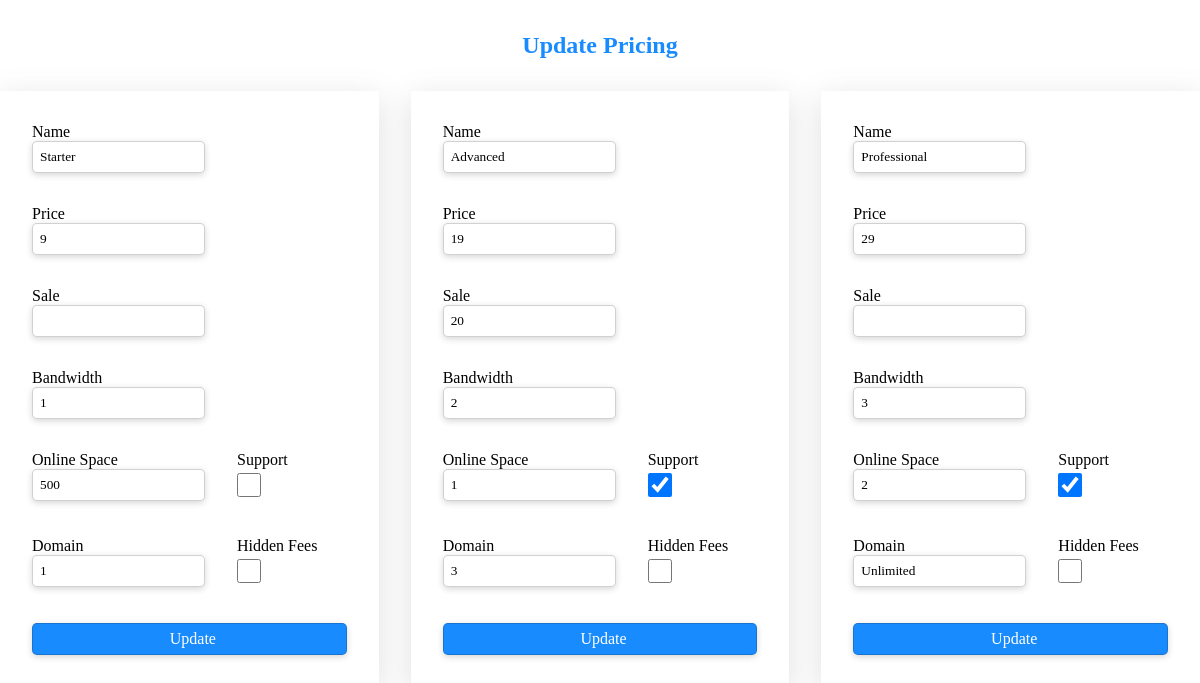
The page /paneladmin.php on the database its author committed.
### tables this page shows
CREATE TABLE IF NOT EXISTS `pricing` (
  `id_pricing` int(11) NOT NULL,
  `name` varchar(25) NOT NULL,
  `price` int(11) NOT NULL,
  `sale` int(11) DEFAULT NULL,
  `bandwidth` int(11) NOT NULL DEFAULT '0',
  `onlineSpace` int(11) NOT NULL,
  `support` tinyint(4) NOT NULL DEFAULT '0',
  `domain` varchar(50) NOT NULL DEFAULT '0',
  `hiddenFees` tinyint(4) NOT NULL DEFAULT '0',
  PRIMARY KEY (`id_pricing`)
);

### db-functions.php (called while the page is built, shortened)
<?php
function dbConnect()
{
    try {
        $db = new PDO('mysql:host=localhost;dbname=forfaits;charset=utf8', 'root', '');
    } catch (PDOException $e) {
        print "Erreur !: " . $e->getMessage() . "<br/>";
        die();
    }
    return $db;
}
$db = dbConnect();
$sql =
    "SELECT *
     FROM pricing
     LIMIT 3";
$pricingStatement = $db->prepare($sql);
$pricingStatement->execute();
$pricings = $pricingStatement->fetchAll();
?>

### paneladmin.php (the view, shortened to what this page needs)
<?php
require_once 'db-functions.php';
?>
<!DOCTYPE html>
<html lang="en">
<head>
    <link rel="stylesheet" href="css/paneladmin.css">
</head>
<body>
    <h2>Update Pricing</h2>
    <div id="price_update_cards">
        <?php
        foreach ($pricings as $pricing) {
        ?>
        <div class="price_update_card">
            <form action="functions.php?action=update&id='<?=$pricing['id_pricing']?>'" method="POST" enctype="multipart/form-data" autocomplete="off">
                <label>
                    <p>Name</p>
                    <input type="text" name="name" value= <?= $pricing['name'] ?> required >
                </label>
                <label>
                    <p>Price</p>
                    <input type="number" name="price" value= <?= $pricing['price'] ?> required >
                </label>
                <label>
                    <p>Sale</p>
                    <input type="number" name="sale" value= <?= $pricing['sale'] ?> required >
                </label>
                <label>
                    <p>Bandwidth</p>
                    <input type="number" name="bandwidth" value= <?= $pricing['bandwidth'] ?> required >
                </label>
                <label>
                    <p>Online Space</p>
                    <input type="number" name="onlineSpace" value= <?= $pricing['onlineSpace'] ?> required >
                </label>
                <label>
                    <p>Support</p>
                    <input type="checkbox" name="support" <?php if ($pricing['support'] == 1) {echo "checked";} ?> >
                </label>
                <label>
                    <p>Domain</p>
                    <input type="text" name="domain" value= <?= $pricing['domain'] ?> required >
                </label>
                <label>
                    <p>Hidden Fees</p>
                    <input type="checkbox" name="hiddenFees" <?php if ($pricing['hiddenFees'] == 1) {echo "checked";} ?> >
                </label>
                <label name="submit">
                    <input type="submit" value="Update">
                </label>
            </form>
        </div>
        <?php }
        ?>
    </div>
</body>
</html>

### CSS/paneladmin.css (style rules this page uses)
* { font-family: Poppins; box-sizing: border-box; margin: 0; padding: 0; }
h2 { text-align: center; color:#188bfe; margin:2rem; }
#price_update_cards { display: flex; margin: auto; gap: 2rem; justify-content: center; }
.price_update_card form { box-shadow: rgba(100, 100, 111, 0.2) 0px 7px 29px 0px; display: flex; flex-wrap: wrap; max-width: 450px; gap: 2rem; padding:2rem; }
.price_update_card input { outline: none; height: 2rem; padding-left: 7px; border-radius: 5px; border: 1px solid rgb(25, 25, 25, 0.2); box-shadow: rgba(50, 50, 50, 0.2) 0px 2px 6px 0px; transition: .4s; }
.price_update_card input[type=checkbox] { width:1.5rem; box-shadow:none; cursor: pointer; }
.price_update_card label:last-of-type input { background-color:#188bfe; width:100%; color:white; font-weight: 400; font-size: 1rem; cursor:pointer; transition:.4s; }
.price_update_card label:last-of-type { width:100%; }

### rows shown on the page
pricing: name "Starter", price "9", bandwidth "1", onlineSpace "500", domain "1"
pricing: name "Advanced", price "19", sale "20", bandwidth "2", onlineSpace "1", support "☑", domain "3"
pricing: name "Professional", price "29", bandwidth "3", onlineSpace "2", support "☑", domain "Unlimited"
